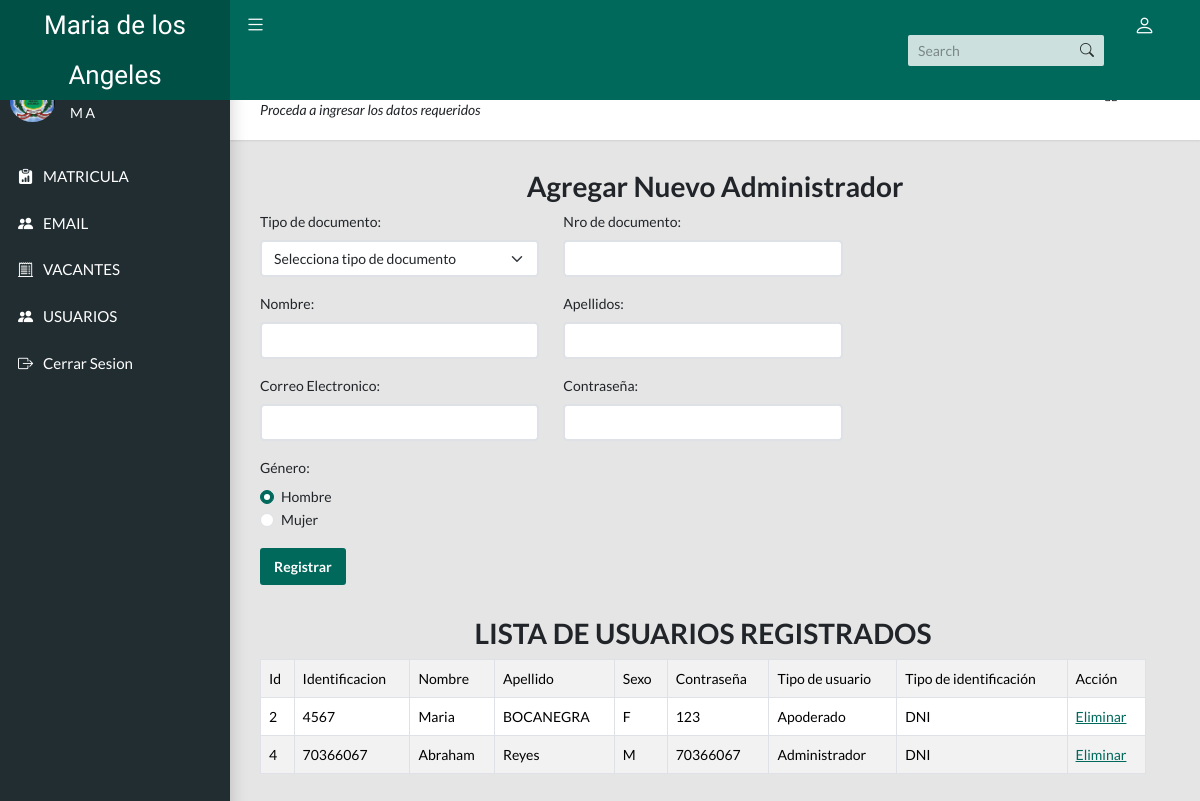
The app's page /administrador/usuarios.php with its own data.
### tables this page shows
CREATE TABLE `usuarios` (
  `idUsuario` int(11) NOT NULL,
  `identificacion` int(11) DEFAULT NULL,
  `nombre` varchar(50) NOT NULL,
  `apellido` varchar(50) NOT NULL,
  `email` varchar(250) NOT NULL,
  `sexo` char(1) DEFAULT NULL,
  `contraseña` varchar(200) DEFAULT NULL,
  `idTipoUsuario` int(11) DEFAULT NULL,
  `idTipoIdentificacion` int(11) DEFAULT NULL
);

CREATE TABLE `tipousuario` (
  `idTipoUsuario` int(11) NOT NULL,
  `descripcion` varchar(50) NOT NULL
);

CREATE TABLE `tipoidentificacion` (
  `idTipoIdentificacion` int(11) NOT NULL,
  `descripcion` varchar(200) DEFAULT NULL
);

### administrador/usuarios.php (the view, shortened to what this page needs)
<?php
require 'includes/header.php';
require 'models/conexion.php';
$query = "SELECT usuarios.*,
                 tipousuario.descripcion AS tipoUsuarioDescripcion,
                 tipoidentificacion.descripcion AS tipoIdentificacionDescripcion
          FROM usuarios
          LEFT JOIN tipousuario ON usuarios.idTipoUsuario = tipousuario.idTipoUsuario
          LEFT JOIN tipoidentificacion ON usuarios.idTipoIdentificacion = tipoidentificacion.idTipoIdentificacion";
$result = $conn->query($query);
?>
<main class="app-content">
    <div class="app-title">
        <div>
            <h1><i class="bi bi-speedometer"></i>Bienvenido al formulario de registro de nuevo usuario</h1>
            <p>Proceda a ingresar los datos requeridos</p>
        </div>
        <ul class="app-breadcrumb breadcrumb">
            <li class="breadcrumb-item"><i class="bi bi-house-door fs-6"></i></li>
            <li class="breadcrumb-item"><a href="index.php">Inicio</a></li>
        </ul>
    </div>
    <div class="row mt-3">
        <h2 class="text-center">Agregar Nuevo Administrador</h2>
    </div>
    <div class="row">
        <form method="post" action="models/dbUsuarios.php" class="mb-3">
            <div class="row">
                <form method="post" action="models/dbUsuarios.php" class="mb-3">
                    <div class="row">
                        <div class="col-md-4">
                            <label for="tipo_documento" class="form-label">Tipo de documento:</label>
                            <select name="tipo" class="form-select">
                                <option value="">Selecciona tipo de documento</option>
                            </select>
                        </div>
                        <div class="col-md-4">
                            <label for="nro_documento" class="form-label">Nro de documento:</label>
                            <input maxlength="12" minlength="8" type="text" name="identificacion" class="form-control"
                                required pattern=[0-9]+ title="Ingresa solo números">
                        </div>
                    </div>
                    <div class="row mt-3">
                        <div class="col-md-4">
                            <label for="nombre" class="form-label">Nombre:</label>
                            <input type="text" name="nombre" class="form-control" pattern=[a-zA-Z]+
                                title="Ingresa solo letras">
                        </div>
                        <div class="col-md-4">
                            <label for="apellidos" class="form-label">Apellidos:</label>
                            <input type="text" name="apellido" class="form-control" required pattern=[a-zA-Z]+
                                title="Ingresa solo letras">
                        </div>
                    </div>
                    <div class="row mt-3">
                    <div class="col-md-4">
                            <label for="email" class="form-label">Correo Electronico:</label>
                            <input type="text" name="email" class="form-control">
                        </div>
                        <div class="col-md-4">
                            <label for="contrasena" class="form-label">Contraseña:</label>
                            <input type="password" name="contrasena" class="form-control">
                        </div>
                    </div>
                    <div class="row mt-3">
                        <div class="col-md-4">
                            <label for="genero" class="form-label">Género:</label>
                            <div class="form-check">
                                <input class="form-check-input" type="radio" name="sexo" value="M" checked>
                                <label class="form-check-label">Hombre</label>
                            </div>
                            <div class="form-check">
                                <input class="form-check-input" type="radio" name="sexo" value="F">
                                <label class="form-check-label">Mujer</label>
                            </div>
                        </div>
                    </div>
                    <div class="row mt-3">
                        <div class="col-md-4">
                            <button type="submit" class="btn btn-primary">Registrar</button>
                        </div>
                    </div>
                </form>
            </div>
            <div class="row mt-3">
                <div>
                    <h2 class="text-center">LISTA DE USUARIOS REGISTRADOS</h2>
                    <table class="table table-striped table-bordered mt-2">
                        <tr>
                            <td>Id</td>
                            <td>Identificacion</td>
                            <td>Nombre</td>
                            <td>Apellido</td>
                            <td>Sexo</td>
                            <td>Contraseña</td>
                            <td>Tipo de usuario</td>
                            <td>Tipo de identificación</td>
                            <td>Acción</td>
                        </tr>
                        <?php
                        while ($row = $result->fetch_assoc()) {
                            echo "<tr>";
                            echo "<td>" . (isset($row['idUsuario']) ? $row['idUsuario'] : '') . "</td>";
                            echo "<td>" . (isset($row['identificacion']) ? $row['identificacion'] : '') . "</td>";
                            echo "<td>" . (isset($row['nombre']) ? $row['nombre'] : '') . "</td>";
                            echo "<td>" . (isset($row['apellido']) ? $row['apellido'] : '') . "</td>";
                            echo "<td>" . (isset($row['sexo']) ? $row['sexo'] : '') . "</td>";
                            echo "<td>" . (isset($row['contraseña']) ? $row['contraseña'] : '') . "</td>";
                            echo "<td>" . (isset($row['tipoUsuarioDescripcion']) ? $row['tipoUsuarioDescripcion'] : '') . "</td>";
                            echo "<td>" . (isset($row['tipoIdentificacionDescripcion']) ? $row['tipoIdentificacionDescripcion'] : '') . "</td>";
                            echo "<td><a href='models/eliminarUsuario.php?id=" . (isset($row['idUsuario']) ? $row['idUsuario'] : '') . "'>Eliminar</a></td>";
                            echo "</tr>";
                        }
                        ?>
                    </table>
                </div>
            </div>
        </form>
    </div>
</main>
<?php
require 'includes/footer.php';
?>

### records on screen
usuarios: idUsuario "2", identificacion "4567", nombre "Maria", apellido "BOCANEGRA", sexo "F", contraseña "123", idTipoUsuario.descripcion "Apoderado", idTipoIdentificacion.descripcion "DNI"
usuarios: idUsuario "4", identificacion "70366067", nombre "Abraham", apellido "Reyes", sexo "M", contraseña "70366067", idTipoUsuario.descripcion "Administrador", idTipoIdentificacion.descripcion "DNI"
